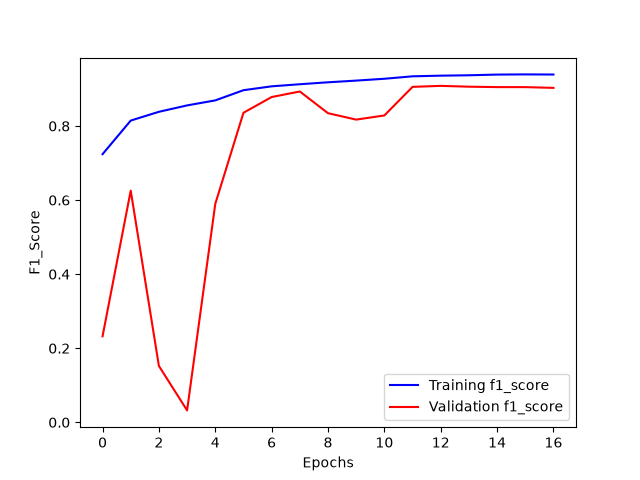

Write Python code to recreate this figure.
# %%
# Pour la manipulation de tableaux
import numpy as np

# Imports nécessaires pour construire un modèle CNN avec l'API fonctionnelle de Keras
from tensorflow.keras.layers import Input, Dense
from tensorflow.keras.models import Model,load_model
from tensorflow.keras.layers import Dropout 
from tensorflow.keras.layers import Flatten
from tensorflow.keras.layers import Conv2D 
from tensorflow.keras.layers import MaxPooling2D
from tensorflow.keras.layers import Rescaling
from tensorflow.keras.layers import BatchNormalization,GlobalAveragePooling2D
from tensorflow.keras.preprocessing import image_dataset_from_directory
from tensorflow.keras.regularizers import l2
from sklearn.metrics import f1_score, accuracy_score, classification_report
from sklearn.utils.class_weight import compute_class_weight

# Pour encoder les labels
from tensorflow.keras.utils import to_categorical 

# Pour évaluer les performances 
from sklearn import metrics

# Pour visualiser les performances
import matplotlib.pyplot as plt
from matplotlib import cm
import seaborn as sns

import keras


# %%
import tensorflow as tf
tf.config.list_physical_devices('GPU')

# %%
train_ds = image_dataset_from_directory(
    directory="../../../COVID-19_Radiography_Dataset_split/train_augmented/",                                 
    image_size=(299, 299),
    batch_size = 32,
    labels="inferred",
    shuffle=True,
    seed=42,
    color_mode='grayscale'
    
)

# %%
train_ds_not_augmented = image_dataset_from_directory(
    directory="../../../COVID-19_Radiography_Dataset_split/train/",                                 
    image_size=(299, 299),
    batch_size = 32,
    labels="inferred",
    shuffle=True,
    seed = 42,
    color_mode='grayscale'
)



# %%
val_ds = image_dataset_from_directory(
    directory="../../../COVID-19_Radiography_Dataset_split/validation/",                                 
    image_size=(299, 299),
    batch_size = 32,
    labels="inferred",
    seed = 42,
    shuffle=True,
    color_mode='grayscale'
)



# %%
test_ds = image_dataset_from_directory(
    directory="../../../COVID-19_Radiography_Dataset_split/test/",                                 
    image_size=(299, 299),
    batch_size = 32,
    labels="inferred",
    seed = 42,
    shuffle=True,
    color_mode='grayscale'
)

# à calculer sur les labels du train 
y_train_not_augmented = np.concatenate([labels for images, labels in train_ds_not_augmented], axis=0)
class_weights = compute_class_weight('balanced', classes=np.unique(y_train_not_augmented), y=y_train_not_augmented)
class_weight_dict = dict(enumerate(class_weights))


# %%
from tensorflow.keras.callbacks import Callback
from timeit import default_timer as timer

class TimingCallback(Callback):
    def __init__(self, logs={}):
        self.logs=[]
    def on_epoch_begin(self, epoch, logs={}):
        self.starttime = timer()
    def on_epoch_end(self, epoch, logs={}):
        self.logs.append(timer()-self.starttime)

@keras.saving.register_keras_serializable()
class SparseF1Score(tf.keras.metrics.F1Score):
    """F1Score de Keras adaptée aux labels sparses (entiers) plutôt que one-hot."""
    def __init__(self, num_classes, **kwargs):
        super().__init__(**kwargs)
        self.num_classes_ = num_classes

    def update_state(self, y_true, y_pred, sample_weight=None):
        y_true = tf.one_hot(tf.cast(tf.reshape(y_true, [-1]), tf.int32), depth=self.num_classes_)
        return super().update_state(y_true, y_pred, sample_weight)

# %%
from tensorflow.keras.callbacks import ReduceLROnPlateau, EarlyStopping

early_stopping = EarlyStopping(
    patience=5,
    min_delta=0.01,
    verbose=1,
    mode='max',
    monitor='val_f1_score')

reduce_learning_rate = ReduceLROnPlateau(
                                    monitor="val_f1_score",
                                    patience=3, # si val_f1_score stagne sur 3 epochs consécutives selon la valeur min_delta
                                    min_delta=0.01,
                                    factor=0.1,  # On réduit le learning rate d'un facteur 0.1
                                    cooldown=4,  # On attend 4 epochs avant de réitérer 
                                    mode='max',
                                    verbose=1)

time_callback = TimingCallback()

# %%
# Instanciation des couches
inputs = Input(shape=(299, 299, 1), name="Input")

normalization_layer=Rescaling(1./255)

#layer 1 à 3
layer1 = Conv2D(
    filters=32,
    kernel_size=(3, 3),
    padding='same',
    activation='relu',
    name='conv_layer1',
    kernel_regularizer=l2(1e-4)
)

layer2=BatchNormalization(name="BatchNormalization1")

layer3 = MaxPooling2D(
    pool_size=(2, 2),
    name='max_pooling_layer1'
)
#layer 4 à 6
layer4 = Conv2D(
    filters=64,
    kernel_size=(3, 3),
    padding='same',
    activation='relu',
    name='conv_layer2',
    kernel_regularizer=l2(1e-4)
)

layer5=BatchNormalization(name="BatchNormalization2")

layer6 = MaxPooling2D(
    pool_size=(2, 2),
    name='max_pooling_layer2'
)

#layer 7 à 9
layer7 = Conv2D(
    filters=128,
    kernel_size=(3, 3),
    padding='same',
    activation='relu',
    name='conv_layer3',
    kernel_regularizer=l2(1e-4)
)

layer8=BatchNormalization(name="BatchNormalization3")

layer9 = MaxPooling2D(
    pool_size=(2, 2),
    name='max_pooling_layer3'
)

#layer 10 à 12
layer10 = Conv2D(
    filters=256,
    kernel_size=(3, 3),
    padding='same',
    activation='relu',
    name='conv_layer4',
    kernel_regularizer=l2(1e-4)
)

layer11=BatchNormalization(name="BatchNormalization4")

layer12 = MaxPooling2D(
    pool_size=(2, 2),
    name='max_pooling_layer4'
)


#layer 14 à 18
layer13 = GlobalAveragePooling2D()
layer14 = Dropout(rate=0.3)

#layer15 = Flatten()

layer15 = Dense(
    units=128,
    activation='relu',
    name='dense_hidden_layer'
    
)

layer16 = Dropout(rate=0.3)

output_layer = Dense(
    units=4,
    activation='softmax',
    name='output_layer'
)


# %%
# Utilisation des couches
x= normalization_layer(inputs)
x = layer1(x)
x = layer2(x)
x = layer3(x)
x = layer4(x)
x = layer5(x)
x = layer6(x)
x = layer7(x)
x = layer8(x)
x = layer9(x)
x = layer10(x)
x = layer11(x)
x = layer12(x)
x = layer13(x)
x = layer14(x)
x = layer15(x)
x = layer16(x)
#x = layer17(x)


# Création du modèle
outputs = output_layer(x)
model = Model(inputs=inputs, outputs=outputs)

# %%


model.compile(loss='sparse_categorical_crossentropy', # fonction de perte
              optimizer='adam',                # algorithme d'optimisation
              metrics=[SparseF1Score(num_classes=4, average='macro', name='f1_score')])            # métrique d'évaluation

model_history = model.fit(train_ds,
                          validation_data=val_ds,
                          epochs=50,
                          callbacks = [reduce_learning_rate,
                                       early_stopping,
                                       time_callback],
                          class_weight=class_weight_dict,  # <-- ajouté             
                          shuffle=False) 

model.save('cnn_256_l2_weight.keras')




# %%
# Labels des axes
plt.xlabel('Epochs')
plt.ylabel('F1_Score')

# Courbe de la précision sur l'échantillon d'entrainement
plt.plot(
         model_history.history['f1_score'],
         label='Training f1_score',
         color='blue')

# Courbe de la précision sur l'échantillon de test
plt.plot(
         model_history.history['val_f1_score'], 
         label='Validation f1_score',
         color='red')

# Affichage de la légende
plt.legend()



plt.savefig('cnn_256_l2_weight.png')
np.save('cnn_256_l2_weight.npy',model_history.history)

# Affichage de la figure
plt.show()
